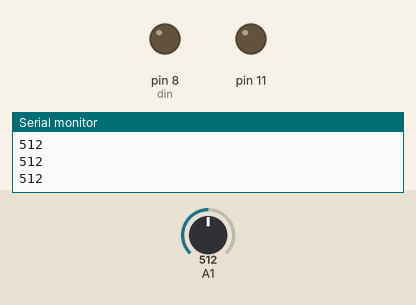
A sketch run on a simulated Arduino Uno, built with avr-gcc and run on an emulated ATmega328P. Parts: output pins drawn as LEDs (lit = HIGH), the last lines printed to the serial monitor. The test bench sets the inputs (shaded band); at power-on: A1 = 512.

Above: at 1.3 s.
1.4 s: A1 set to 716
At 2.5 s:
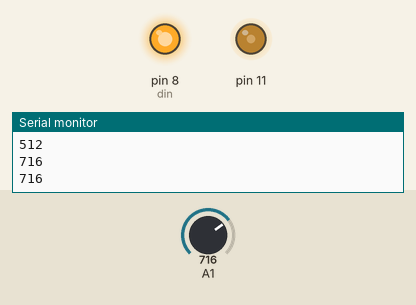
3.5 s: A1 set to 900
At 5.2 s:
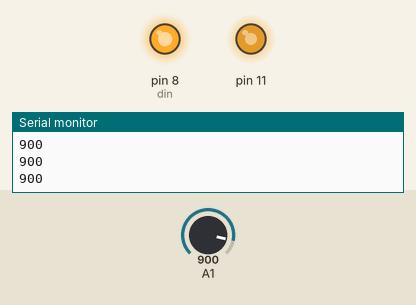
5.5 s: A1 set to 511
At 6.8 s:
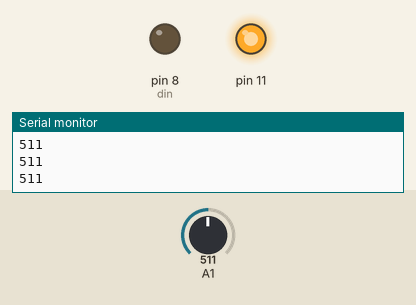
7.5 s: A1 set to 306
At 8.4 s:
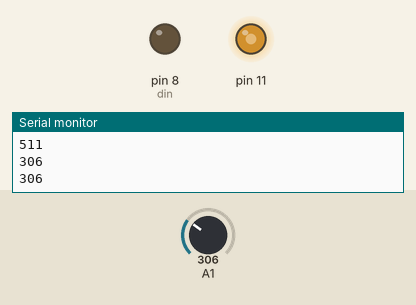
9.5 s: A1 set to 122
At 11.2 s:
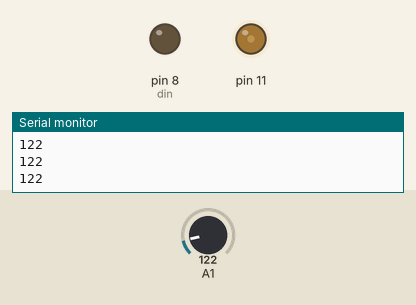
11.5 s: A1 set to 522
At 12.7 s:
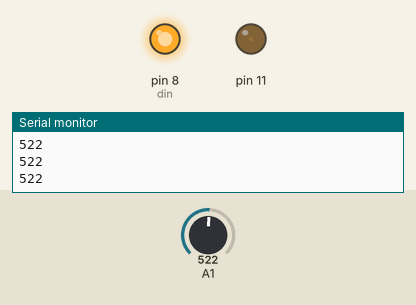
Timing chart, 0 to 14.5 s (numbered marks = the images above; inputs shaded):
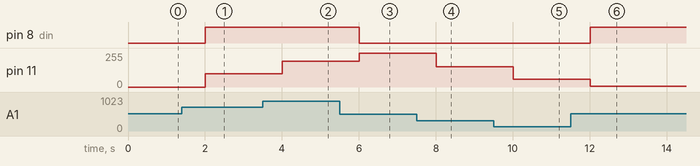

Measured:
- after the input at 1.4 s, pin 8 (din): LOW → HIGH after 0.60 s; pin 11: 0/255 → 101/255 after 0.60 s
- after the input at 3.5 s, pin 11: 101/255 → 193/255 after 0.50 s
- after the input at 5.5 s, pin 8 (din): HIGH → LOW after 0.50 s; pin 11: 193/255 → 254/255 after 0.50 s
- after the input at 7.5 s, pin 11: 254/255 → 152/255 after 0.51 s
- after the input at 9.5 s, pin 11: 152/255 → 60/255 after 0.51 s
- after the input at 11.5 s, pin 8 (din): LOW → HIGH after 0.51 s; pin 11: 60/255 → 4/255 after 0.51 s

The sketch:

task2_copy_20250410210917.ino
```cpp
const int din = 8 ;
int potin;
int pot;

void setup()
{
Serial.begin(9600);

pinMode(din,OUTPUT) ;
pinMode(A1, INPUT);
pinMode(11, OUTPUT);
}

void loop()

{
 pot = analogRead(A1);
 Serial.println(pot);
 delay(500);
 if(pot>=0&&pot<512){
  potin = map(pot, 0, 512, 0 , 255);
  analogWrite(11, potin);
  digitalWrite(din,LOW);
 }
  else if(pot>512&&pot<=1023)
  {
     potin = map(pot, 512, 1023 , 0, 255);
     analogWrite(11, potin);
     digitalWrite(din,HIGH);
  }
 }
```
